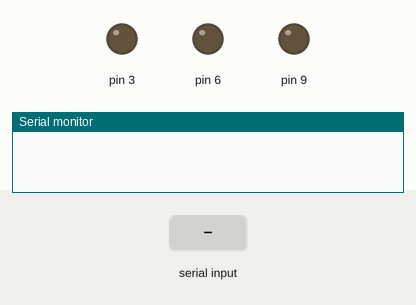
Bench run of a sketch on a simulated Arduino Uno, built with avr-gcc and run on an emulated ATmega328P. Parts: output pins drawn as LEDs (lit = HIGH), the last lines printed to the serial monitor. The inputs (shaded band) are chosen by the test bench.

Above: at 1.2 s.
1.3 s: "g" received over Serial
At 2.1 s:
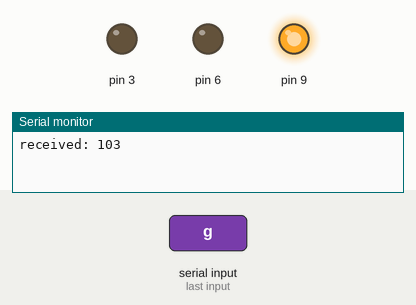
2.8 s: "r" received over Serial
At 3.3 s:
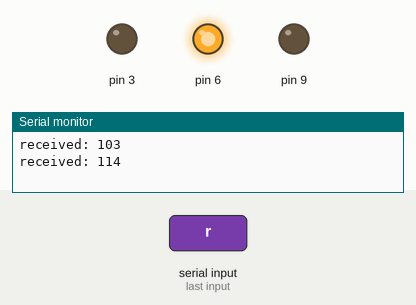
4.3 s: "y" received over Serial
At 5.5 s:
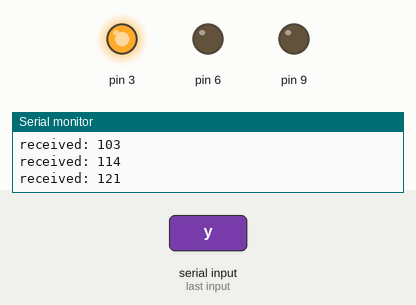
5.8 s: "1" received over Serial
At 6.7 s:
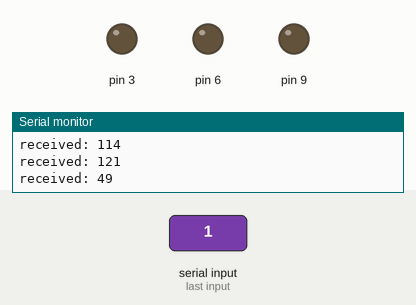
Timing chart, 0 to 8.3 s (numbered marks = the images above; inputs shaded):
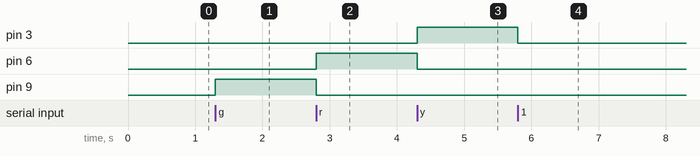

The sketch:

serialRead.ino
```cpp
void setup() {
    pinMode(6, OUTPUT);
  pinMode(9, OUTPUT);
  pinMode(3, OUTPUT);
  // put your setup code here, to run once:
  Serial.begin(9600);
}
char value='0';
void loop() {
  // put your main code here, to run repeatedly:
  if(Serial.available() > 0)
  {
    value = Serial.read();
    if(value=='g')
    {
      digitalWrite(6,LOW);
      digitalWrite(9,LOW);
      digitalWrite(3,LOW);

        digitalWrite(9,HIGH);
        delay(100);

    }
    else if(value=='r')
    {
      digitalWrite(6,LOW);
      digitalWrite(9,LOW);
      digitalWrite(3,LOW);

        digitalWrite(6,HIGH);
        delay(100);
    }
    else if(value=='y')
    {
      digitalWrite(6,LOW);
      digitalWrite(9,LOW);
      digitalWrite(3,LOW);

      digitalWrite(3,HIGH);
      delay(100);
    }
    else{
      digitalWrite(6,LOW);
      digitalWrite(9,LOW);
      digitalWrite(3,LOW);
    }
    Serial.print("received: ");
    Serial.println(value,DEC);
  }
}
```

Measured:
- after the input at 1.3 s, pin 9: LOW → HIGH at once
- after the input at 2.8 s, pin 6: LOW → HIGH at once; pin 9: HIGH → LOW at once
- after the input at 4.3 s, pin 3: LOW → HIGH at once; pin 6: HIGH → LOW at once
- after the input at 5.8 s, pin 3: HIGH → LOW at once
